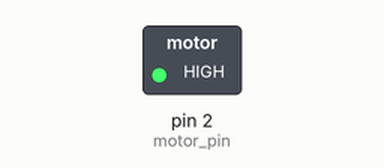
Bench run of a sketch on a simulated Arduino Uno, built with avr-gcc and run on an emulated ATmega328P. On the bench: switched loads named in the sketch (green lamp = pin HIGH).

Above: at 1.0 s.
At 3.0 s:
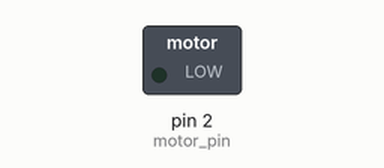
Timing chart, 0 to 5.2 s (numbered marks = the images above):
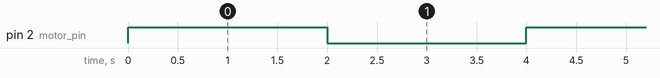

Measured:
- by itself, pin 2 (motor_pin): alternates HIGH for 2.0 s and LOW for 2.0 s

The sketch:

motor_pump.ino
```cpp
int motor_pin = 2;  // This is for input pin
//int motor=HIGH;

void setup()
{
pinMode(motor_pin, OUTPUT);
Serial.begin(9600);
}

void loop()
{
  digitalWrite(2,HIGH);
 delay(2000);
  digitalWrite(2,LOW);
  delay(2000);
}
```
